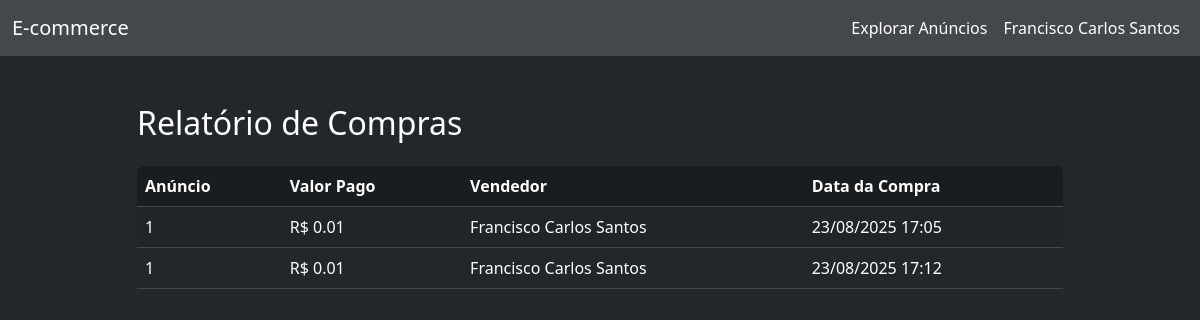
Screenshot of /relatorios/compras (signed in) with the database file from the repository.
### app/models/usuario.py (models this page shows, shortened)
class Usuario(UserMixin, db.Model):
    __tablename__ = "usuario"
    id = db.Column(db.Integer, primary_key=True)
    nome = db.Column(db.String(100), nullable=False)
    email = db.Column(db.String(120), unique=True, nullable=False)
    senha_hash = db.Column(db.String(128), nullable=False)
    anuncios = db.relationship("Anuncio", back_populates="usuario", lazy=True)
    perguntas = db.relationship("Pergunta", back_populates="usuario", lazy=True)
    respostas = db.relationship("Resposta", back_populates="usuario", lazy=True)
    compras = db.relationship("Compra", back_populates="usuario", lazy=True)
    favoritos = db.relationship("Favorito", back_populates="usuario", lazy=True)

### app/models/compra.py (models this page shows, shortened)
class Compra(db.Model):
    __tablename__ = "compra"
    id = db.Column(db.Integer, primary_key=True)
    valor_pago = db.Column(db.Float, nullable=False)
    data_compra = db.Column(db.DateTime, default=datetime.utcnow)
    usuario_id = db.Column(db.Integer, db.ForeignKey("usuario.id"), nullable=False)
    anuncio_id = db.Column(db.Integer, db.ForeignKey("anuncio.id"), nullable=False)
    usuario = db.relationship("Usuario", back_populates="compras", lazy=True)

### app/models/anuncio.py (models this page shows, shortened)
class Anuncio(db.Model):
    __tablename__ = "anuncio"
    id = db.Column(db.Integer, primary_key=True)
    titulo = db.Column(db.String(200), nullable=False)
    descricao = db.Column(db.Text, nullable=False)
    preco = db.Column(db.Float, nullable=False)
    criado_em = db.Column(db.DateTime, default=datetime.utcnow)
    usuario_id = db.Column(db.Integer, db.ForeignKey("usuario.id"), nullable=False)
    categoria_id = db.Column(db.Integer, db.ForeignKey("categoria.id"), nullable=False)
    usuario = db.relationship("Usuario", back_populates="anuncios")
    perguntas = db.relationship("Pergunta", backref="anuncio", lazy=True)
    compras = db.relationship("Compra", backref="anuncio", lazy=True)
    favoritos = db.relationship("Favorito", backref="anuncio", lazy=True)

### app/routes/relatorios.py (the view)
@relatorios_bp.route('/compras')
@login_required
def compras():
    compras = Compra.query.filter_by(usuario_id=current_user.id).all()
    return render_template('relatorios/compras.html', compras=compras)

### app/templates/relatorios/compras.html (shortened to what this page needs)
{% extends 'base.html' %}
{% block content %}
<div class="container py-4">
    <div class="row justify-content-center">
        <div class="col-lg-10">
            <div class="d-flex justify-content-between align-items-center mb-4">
                <h2 class="mb-0">Relatório de Compras</h2>
            </div>
            <div class="table-responsive">
                <table class="table table-striped table-hover align-middle">
                    <thead class="table-primary">
                        <tr>
                            <th>Anúncio</th>
                            <th>Valor Pago</th>
                            <th>Vendedor</th>
                            <th>Data da Compra</th>
                        </tr>
                    </thead>
                    <tbody>
                        {% for compra in compras %}
                        <tr>
                            <td>{{ compra.anuncio.titulo }}</td>
                            <td>R$ {{ '%.2f'|format(compra.valor_pago) }}</td>
                            <td>{{ compra.anuncio.usuario.nome if compra.anuncio else '' }}</td>
                            <td>{{ compra.data_compra.strftime('%d/%m/%Y %H:%M') if compra.data_compra else '' }}</td>
                        </tr>
                        {% else %}
                        <tr>
                            <td colspan="4" class="text-center text-muted">Nenhuma compra realizada.</td>
                        </tr>
                        {% endfor %}
                    </tbody>
                </table>
            </div>
        </div>
    </div>
</div>
{% endblock %}

### app/templates/navbar.html (shortened to what this page needs)
<nav class="navbar navbar-expand-lg navbar-dark bg-primary mb-4">
  <div class="container-fluid">
    <a class="navbar-brand" href="{% if current_user.is_authenticated %}{{ url_for('dashboard') }}{% else %}{{ url_for('home') }}{% endif %}">E-commerce</a>
    <div class="collapse navbar-collapse" id="navbarNav">
      <ul class="navbar-nav ms-auto">
        <li class="nav-item">
          <a class="nav-link text-white{% if request.endpoint == 'anuncio.explorar_anuncios' %} active{% endif %}" href="{{ url_for('anuncio.explorar_anuncios') }}">Explorar Anúncios</a>
        </li>
        {% if current_user.is_authenticated %}
          <li class="nav-item dropdown">
            <a class="nav-link dropdown-toggle text-white" href="#" id="userDropdown" role="button" data-bs-toggle="dropdown" aria-expanded="false">
              {{ current_user.nome }}
            </a>
          </li>
        {% endif %}
      </ul>
    </div>
  </div>
</nav>

### app/static/css/main.css (style rules this page uses)
body, .bg-white, .card, .table, .dropdown-menu, .modal-content, .form-control, .form-select { background-color: #23272b !important; color: #fff !important; }
.bg-primary, .navbar.bg-primary, .table-primary, .btn-primary, .alert-primary { background-color: #44484d !important; color: #fff !important; border-color: #44484d !important; }
.navbar, .navbar .dropdown-menu { background-color: #44484d !important; }
.table-responsive { border-radius: 0.5rem; overflow: hidden; }
.nav-link, .navbar-brand, .navbar-nav .nav-link { color: #fff !important; }
.navbar-nav .nav-link.text-white { position: relative; transition: color 0.2s; }
.navbar-nav .nav-link.text-white::after { content: ''; display: block; width: 0; height: 3px; background: #0d6efd; transition: width 0.2s; position: absolute; left: 0; bottom: 0.2rem; border-radius: 2px; }
#userDropdown.text-white::after { display: none !important; }
.navbar-nav .dropdown > .nav-link { outline: none; }
.table, .table tbody, .table tr, .table td { background-color: #23272b !important; color: #fff !important; border-color: #44484d !important; }
.table thead, .table thead th { background-color: #1a1d20 !important; color: #fff !important; border-color: #44484d !important; }
.table-striped > tbody > tr:nth-of-type(odd) { background-color: #2c3035 !important; }
.table, .table th, .table td { border-color: #44484d !important; }

### rows the page displays
Usuario: nome "Francisco Carlos Santos"
Compra: anuncio.titulo "1", valor_pago "0.01", anuncio.usuario "Francisco Carlos Santos", data_compra "23/08/2025 17:05"
Compra: anuncio.titulo "1", valor_pago "0.01", anuncio.usuario "Francisco Carlos Santos", data_compra "23/08/2025 17:12"
